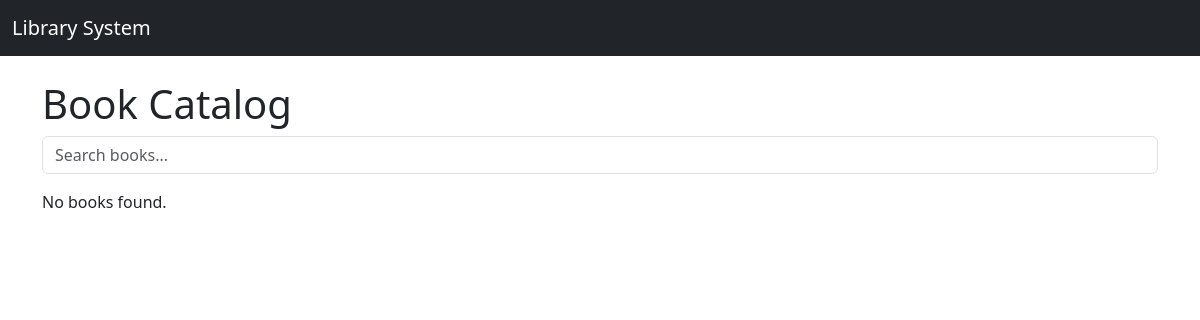
/books/, run on an earlier commit of the app's database.
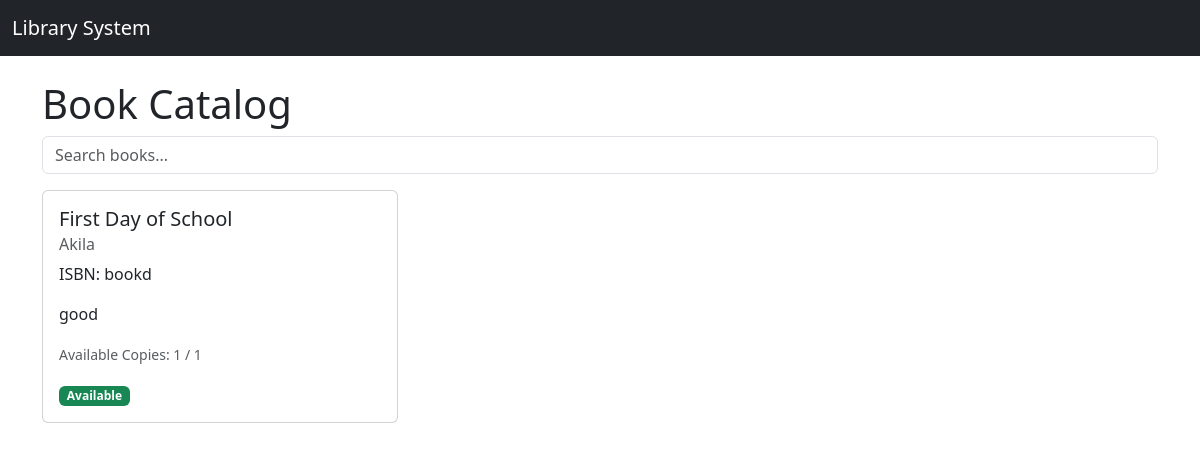
And on a later commit of the database.
### books/models.py (models this page shows, shortened)
class Book(models.Model):
    title = models.CharField(max_length=255)
    author = models.CharField(max_length=255)
    isbn = models.CharField(max_length=13, unique=True)
    description = models.TextField(blank=True)
    total_copies = models.PositiveIntegerField(default=1)
    available_copies = models.PositiveIntegerField(default=1)
    barcode = models.CharField(max_length=50, blank=True, null=True)
    def is_available(self):
        return self.available_copies > 0

### books/views.py (the view)
# urls.py: path('', views.book_list, name='book_list'),
def book_list(request):
    query = request.GET.get('q')
    books = Book.objects.all()
    if query:
        books = books.filter(title__icontains=query)
    return render(request, 'books/book_list.html', {'books': books})

### books/templates/books/book_list.html (shortened to what this page needs)
{% load static %}
<!DOCTYPE html>
<html lang="en">
<head>
  <link href="https://cdn.jsdelivr.net/npm/bootstrap@5.5.0/dist/css/bootstrap.min.css" rel="stylesheet" />
</head>
<body>
<nav class="navbar navbar-expand-lg navbar-dark bg-dark mb-4">
  <div class="container-fluid">
    <a class="navbar-brand" href="#">Library System</a>
  </div>
</nav>
<div class="container">
  <h1>Book Catalog</h1>
  <form method="get" class="mb-3">
    <input type="text" name="q" placeholder="Search books..." class="form-control" value="{{ request.GET.q }}">
  </form>
  <div class="row row-cols-1 row-cols-md-3 g-4">
    {% for book in books %}
    <div class="col">
      <div class="card h-100">
        <div class="card-body">
          <h5 class="card-title">{{ book.title }}</h5>
          <h6 class="card-subtitle mb-2 text-muted">{{ book.author }}</h6>
          <p class="card-text">ISBN: {{ book.isbn }}</p>
          <p class="card-text">{{ book.description|truncatechars:100 }}</p>
          <p class="card-text">
            <small class="text-muted">
              Available Copies: {{ book.available_copies }} / {{ book.total_copies }}
            </small>
          </p>
          {% if book.is_available %}
            <span class="badge bg-success">Available</span>
          {% else %}
            <span class="badge bg-danger">Unavailable</span>
          {% endif %}
        </div>
      </div>
    </div>
    {% empty %}
      <p>No books found.</p>
    {% endfor %}
  </div>
</div>
</body>
</html>

What changed in the data, as far as the page shows it:
added Book: title "First Day of School", author "Akila", isbn "bookd", description "good", available_copies "1", total_copies "1", shows "Available"
Also different on the page:
text no longer shown: "No books found."
